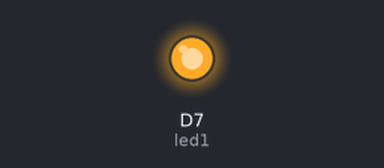
Bench run of a sketch on a simulated ESP8266 (NodeMCU). Parts: output pins drawn as LEDs (lit = HIGH).

Above: at 1.3 s.
At 29.6 s:
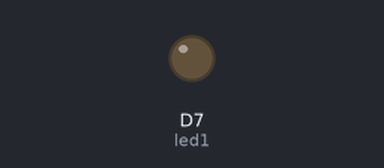
Timing chart, 0 to 30.2 s (numbered marks = the images above):
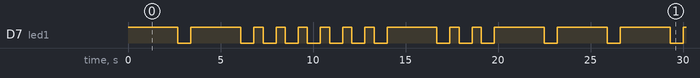

Measured:
- by itself, D7 (led1): moves between LOW and HIGH, repeating every 23.2 s
- by itself, everything shown: repeats every 23.2 s, in 24 steps

The sketch:

task21.ino
```cpp
int led1 = D7;// Instead of writing D7 over and over again, we'll write led2

int dash = 2700;
int dot = 500;
int lowtime = 700;

void setup() {


  pinMode(led1, OUTPUT);


}


void loop() {
  // To blink the LED, first we'll turn it on...
  Dash();
  Dash(); //M uptill here

  Dot(); // E

  Dot();
  Dot();
  Dot();
  Dot(); //H

  Dot();
  Dash();
  Dot(); // R

  Dot();
  Dash(); // A      MEHRA


}

void Dash()
{
    digitalWrite(led1, HIGH);
    delay(dash);

    digitalWrite(led1,LOW);
    delay(lowtime);
}

void Dot()
{
     digitalWrite(led1, HIGH);
    delay(dot);

    digitalWrite(led1, LOW);
    delay(lowtime);

}
```
